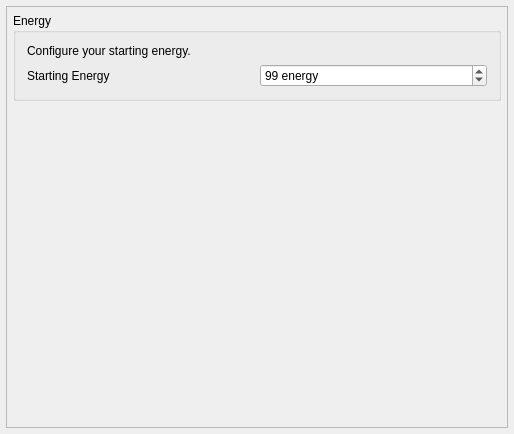
<?xml version="1.0" encoding="UTF-8"?>
<ui version="4.0">
 <class>PresetHuntersEnergy</class>
 <widget class="QMainWindow" name="PresetHuntersEnergy">
  <property name="geometry">
   <rect>
    <x>0</x>
    <y>0</y>
    <width>514</width>
    <height>434</height>
   </rect>
  </property>
  <property name="windowTitle">
   <string>Energy</string>
  </property>
  <widget class="QWidget" name="centralWidget">
   <property name="maximumSize">
    <size>
     <width>16777215</width>
     <height>16777215</height>
    </size>
   </property>
   <layout class="QVBoxLayout" name="main_layout">
    <property name="leftMargin">
     <number>6</number>
    </property>
    <property name="topMargin">
     <number>6</number>
    </property>
    <property name="rightMargin">
     <number>6</number>
    </property>
    <property name="bottomMargin">
     <number>6</number>
    </property>
    <item>
     <widget class="QScrollArea" name="scroll_area">
      <property name="widgetResizable">
       <bool>true</bool>
      </property>
      <widget class="QWidget" name="scroll_area_contents">
       <property name="geometry">
        <rect>
         <x>0</x>
         <y>0</y>
         <width>500</width>
         <height>420</height>
        </rect>
       </property>
       <property name="sizePolicy">
        <sizepolicy hsizetype="Ignored" vsizetype="Preferred">
         <horstretch>0</horstretch>
         <verstretch>0</verstretch>
        </sizepolicy>
       </property>
       <layout class="QVBoxLayout" name="scroll_area_layout">
        <property name="spacing">
         <number>6</number>
        </property>
        <property name="leftMargin">
         <number>6</number>
        </property>
        <property name="topMargin">
         <number>6</number>
        </property>
        <property name="rightMargin">
         <number>6</number>
        </property>
        <property name="bottomMargin">
         <number>6</number>
        </property>
        <item>
         <widget class="QGroupBox" name="energy_box">
          <property name="title">
           <string>Energy</string>
          </property>
          <layout class="QGridLayout" name="gridLayout">
           <item row="3" column="0">
            <widget class="QLabel" name="energy_capacity_label">
             <property name="text">
              <string>Starting Energy</string>
             </property>
            </widget>
           </item>
           <item row="3" column="1">
            <widget class="QSpinBox" name="energy_capacity_spin_box">
             <property name="enabled">
              <bool>true</bool>
             </property>
             <property name="wrapping">
              <bool>false</bool>
             </property>
             <property name="frame">
              <bool>true</bool>
             </property>
             <property name="buttonSymbols">
              <enum>QAbstractSpinBox::UpDownArrows</enum>
             </property>
             <property name="suffix">
              <string> energy</string>
             </property>
             <property name="minimum">
              <number>1</number>
             </property>
             <property name="maximum">
              <number>1099</number>
             </property>
             <property name="singleStep">
              <number>1</number>
             </property>
             <property name="value">
              <number>99</number>
             </property>
             <property name="displayIntegerBase">
              <number>10</number>
             </property>
            </widget>
           </item>
           <item row="0" column="0">
            <widget class="QLabel" name="energy_capacity_description">
             <property name="text">
              <string>&lt;html&gt;&lt;head/&gt;&lt;body&gt;&lt;p&gt;Configure your starting energy.&lt;/p&gt;&lt;/body&gt;&lt;/html&gt;</string>
             </property>
             <property name="wordWrap">
              <bool>true</bool>
             </property>
            </widget>
           </item>
          </layout>
         </widget>
        </item>
        <item>
         <spacer name="spacer">
          <property name="orientation">
           <enum>Qt::Vertical</enum>
          </property>
          <property name="sizeHint" stdset="0">
           <size>
            <width>40</width>
            <height>20</height>
           </size>
          </property>
         </spacer>
        </item>
       </layout>
      </widget>
     </widget>
    </item>
   </layout>
  </widget>
 </widget>
 <layoutdefault spacing="6" margin="11"/>
 <resources/>
 <connections/>
</ui>
